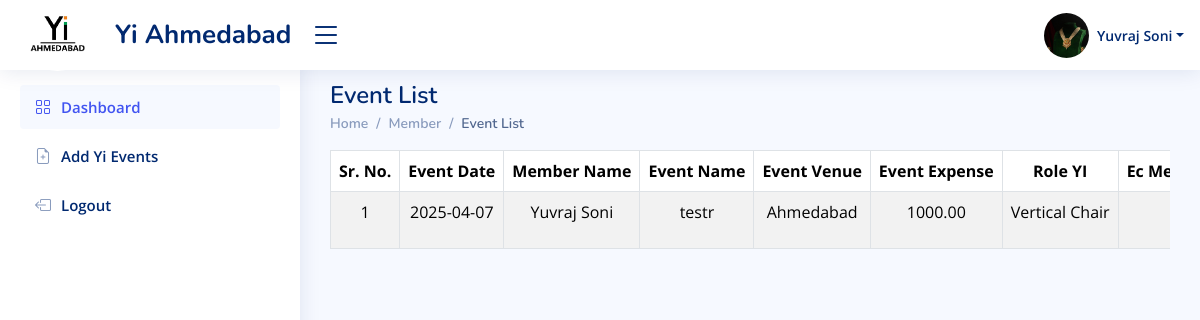
/member/event-list (signed in), run on an earlier commit of the app's database.
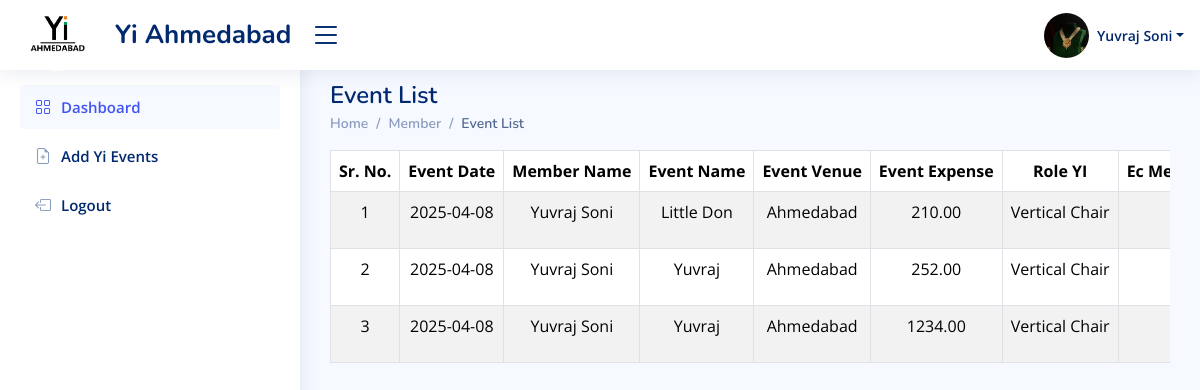
And on a later commit of the database.
### admin_app/models.py (models this page shows, shortened)
class LoginSide(AbstractUser):
    id = models.UUIDField(
        primary_key=True, default=uuid.uuid4, editable=False, db_index=True
    )
    login_role = models.ManyToManyField(Login_Role, verbose_name="LoginRole")
    first_name = models.CharField(max_length=200, null=True, verbose_name="FirstName")
    last_name = models.CharField(max_length=200)
    email = models.EmailField(max_length=200, unique=True, validators=[validate_email])
    photo = models.ImageField(upload_to="user_photo/", null=True, blank=True, validators = [FileExtensionValidator(allowed_extensions=["jpeg", "jpg", "png"])])
    yi_role = models.CharField(max_length=200, null=True)
    phone_number = models.CharField(
        max_length=10,  # This will accommodate international numbers
        default="0",
        validators=[
            RegexValidator(
                regex=r"^(\+91[\-\s]?)?[0]?(91)?[789]\d{9}$",  # This is the regex for validating the phone number
                message="Enter a valid phone number.",
                code="invalid_phone",
            ),
        ],
    )

### manager_app/models.py (models this page shows)
class Event_Data(models.Model):
    user = models.ForeignKey(LoginSide, on_delete=models.SET_NULL, null=True,db_index=True)
    your_name = models.CharField(max_length=50)
    event_name = models.CharField(max_length=200,blank=True)
    event_venue = models.TextField(blank=True)
    event_expense = models.BigIntegerField(blank=True,null=True,default=0)
    date = models.CharField(max_length=200)
    role_yi = models.CharField(max_length=200)
    project_vertical = models.CharField(max_length=200)
    project_stakeholder = models.CharField(max_length=200)
    yi_pillar = models.CharField(max_length=200)
    social_link = models.URLField(max_length=300)
    which_SIG = models.CharField(max_length=200,blank=True,null=True)
    event_member = models.CharField(max_length=1000,blank=True,null=True)
    total_impact = models.BigIntegerField(blank=True,default=1)
    select_ec_member = models.CharField(max_length=50,blank=True,null=True)
    school = models.CharField(max_length=200,blank=True,null=True)
    collage = models.CharField(max_length=200,blank=True,null=True)
    associate_partner = models.CharField(max_length=200,null=True,blank=True)
    event_description =  models.TextField(max_length=700,null=True,blank=True)

### manager_app/views.py (the view)
# urls.py: path('event-list',event_list,name='event-list'),
@login_required(login_url='index')
def event_list(request):
    user = request.user
    all_event = Event_Data.objects.filter(user=user)
    context = {
        'user': user,
        'k1': all_event
    }
    return render(request, 'member/event_list.html', context)

### manager_app/templates/member/event_list.html (shortened to what this page needs)
{% load static %}
<!DOCTYPE html>
<html lang="en">
<head>
    <link href="{% static 'assets/vendor/bootstrap/css/bootstrap.min.css' %}" rel="stylesheet">
    <link href="{% static 'assets/vendor/bootstrap-icons/bootstrap-icons.css' %}" rel="stylesheet">
    <link href="{% static 'css/manager_dashboard.css' %}" rel="stylesheet">
    <link href="{% static 'assets/css/style.css' %}" rel="stylesheet">
    <link href="{% static 'assets/css/footer.css' %}" rel="stylesheet">
    <link href="{% static 'css/inputfiled.css' %}" rel="stylesheet">
</head>
<body>
    {% include 'components/header.html' %}
    {% include 'components/side_navbar.html' %}
    <main id="main" class="main">
        <br>
        <div class="pagetitle">
            <h1>Event List</h1></div>
            <nav>
                <ol class="breadcrumb">
                    <li class="breadcrumb-item"><a href="{% url 'manager-dashboard' %}">Home</a></li>
                    <li class="breadcrumb-item">Member</li>
                    <li class="breadcrumb-item active">Event List</li>
                </ol>
            </nav>
        <div class="table-responsive">
            <table class="table table-striped table-bordered" width="100%">
                <thead>
                    <tr class="text-nowrap text-center">
                        <th>Sr. No.</th>
                        <th>Event Date</th>
                        <th>Member Name</th>
                        <th>Event Name</th>
                        <th>Event Venue</th>
                        <th>Event Expense</th>
                        <th>Role YI</th>
                        <th>Ec Members Name</th>
                    </tr>
                </thead>
                <tbody>
                    {% if k1 %}
                        {% for i in k1 %}
                            <tr class="text-nowrap text-center">
                                <td>{{ forloop.counter }}</td>
                                <td>{{ i.date }}</td>
                                <td>{{ i.your_name }}</td>
                                <td>{{ i.event_name }}</td>
                                <td>{{ i.event_venue }}</td>
                                <td>{{ i.event_expense|floatformat:2 }}</td>
                                <td>{{ i.role_yi }}</td>
                                <td>{{ i.event_handle }}<br></td>
                            </tr>
                        {% endfor %}
                    {% else %}
                        <tr>
                            <td colspan="17" class="text-center">No events available</td>
                        </tr>
                    {% endif %}
                </tbody>
            </table>
        </div>
    </main>
</body>
</html>

### manager_app/templates/components/header.html (shortened to what this page needs)
{% load static %}
<header id="header" class="header fixed-top d-flex align-items-center">
    <div class="d-flex align-items-center justify-content-between">
      <a href="{% url 'manager-dashboard' %}" class="logo d-flex align-items-center">
  <img src="{% static 'Image/YIIMG.png' %}" alt="logo img"  height="75px" width="75px" class="rounded-circle" >
        <span class="d-none d-lg-block">Yi Ahmedabad</span>
      </a>
      <i class="bi bi-list toggle-sidebar-btn"></i>
    </div>
    <nav class="header-nav ms-auto">
      <ul class="d-flex align-items-center">
        <li class="nav-item dropdown pe-3">
          <a class="nav-link nav-profile d-flex align-items-center pe-0" href="#" data-bs-toggle="dropdown">
            <img src="{% if user.photo %}{{ user.photo.url }} {% else %} {% static 'Image/img.png' %} {% endif %}" height="45px" width="45px" alt="Profile" class="rounded-circle">
            <span class="d-none d-md-block dropdown-toggle ps-2">{{ user.first_name }} {{ user.last_name }}</span>
          </a>
        </li>
      </ul>
    </nav>
  </header>

### manager_app/templates/components/side_navbar.html (shortened to what this page needs)
{% load static %}
<aside id="sidebar" class="sidebar">
    <ul class="sidebar-nav" id="sidebar-nav">
        <li class="nav-item">
            <a class="nav-link " href="{% url 'member-dashbaord' %}">
                <i class="bi bi-grid"></i>
                <span>Dashboard</span>
            </a>
        </li>
        <li class="nav-item">
            <a class="nav-link collapsed " href="{% url 'manager-dashboard' %}">
                <i class="bi bi-file-earmark-plus"></i>
                <span>Add Yi Events</span>
            </a>
        </li>
        <li class="nav-item">
            <a class="nav-link collapsed" href="{% url 'manager-logout' %}">
                <i class="bi bi-box-arrow-left"></i>
                <span>Logout</span>
            </a>
        </li>
    </ul>
</aside>

### admin_app/static/assets/css/style.css (style rules this page uses)
:root { scroll-behavior: smooth; }
body { font-family: "Open Sans", sans-serif; background: #f6f9ff; color: #444444; }
a { color: #4154f1; text-decoration: none; }
h1, h2, h3, h4, h5, h6 { font-family: "Nunito", sans-serif; }
#main { margin-top: 60px; padding: 20px 30px; transition: all 0.3s; }
.pagetitle { margin-top: -23px; display: flex; justify-content: space-between; margin-bottom: 10px; }
.pagetitle h1 { font-size: 24px; margin-bottom: 0; font-weight: 600; color: #012970; }
.breadcrumb { margin-top: -7px; font-size: 14px; font-family: "Nunito", sans-serif; color: #899bbd; font-weight: 600; }
.breadcrumb a { color: #899bbd; transition: 0.3s; }
.breadcrumb .breadcrumb-item::before { color: #899bbd; }
.breadcrumb .active { color: #51678f; font-weight: 600; }
.logo { line-height: 1; height:95px; }
@media (min-width: 1200px) { .logo { width: 280px; } }
.logo img { max-height: 72px; margin-right: 20px; }
.logo span { font-size: 26px; font-weight: 700; color: #012970; font-family: "Nunito", sans-serif; }
.header { transition: all 0.5s; z-index: 997; height: 70px; box-shadow: 0px 2px 20px rgba(1, 41, 112, 0.1); background-color: #fff; padding-left: 20px; }
.header .toggle-sidebar-btn { font-size: 32px; padding-left: 10px; cursor: pointer; color: #012970; }
.header-nav ul { list-style: none; }
.header-nav>ul { margin: 0; padding: 0; }
.header-nav .nav-profile { color: #012970; }
.header-nav .nav-profile img { max-height: 45px; }
.header-nav .nav-profile span { font-size: 14px; font-weight: 600; }
.sidebar { position: fixed; top: 60px; left: 0; bottom: 0; width: 300px; z-index: 996; transition: width 0.3s ease-in-out, left 0.3s ease-in-out; padding: 20px; overflow-y: auto; box-shadow: 0px 0px 20px rgba(1, 41, 112, 0.1); background-color: #fff; }
#main, #footer { margin-left: 300px; transition: margin-left 0.3s ease-in-out; }
.sidebar-nav { padding: 0; margin: 0; list-style: none; }
.sidebar-nav li { padding: 0; margin: 0; list-style: none; }
.sidebar-nav .nav-item { margin-bottom: 5px; }
.sidebar-nav .nav-link { display: flex; align-items: center; font-size: 15px; font-weight: 600; color: #4154f1; transition: 0.3s; background: #f6f9ff; padding: 10px 15px; border-radius: 4px; }
.sidebar-nav .nav-link i { font-size: 16px; margin-right: 10px; color: #4154f1; }
.sidebar-nav .nav-link.collapsed { color: #012970; background: #fff; }
.sidebar-nav .nav-link.collapsed i { color: #899bbd; }

What changed in the data, as far as the page shows it:
removed Event_Data: date "2025-04-07", your_name "Yuvraj Soni", event_name "testr", event_venue "Ahmedabad", event_expense "1000.00", role_yi "Vertical Chair"
added Event_Data: date "2025-04-08", your_name "Yuvraj Soni", event_name "Little Don", event_venue "Ahmedabad", event_expense "210.00", role_yi "Vertical Chair"
added Event_Data: date "2025-04-08", your_name "Yuvraj Soni", event_name "Yuvraj", event_venue "Ahmedabad", event_expense "252.00", role_yi "Vertical Chair"
added Event_Data: date "2025-04-08", your_name "Yuvraj Soni", event_name "Yuvraj", event_venue "Ahmedabad", event_expense "1234.00", role_yi "Vertical Chair"
